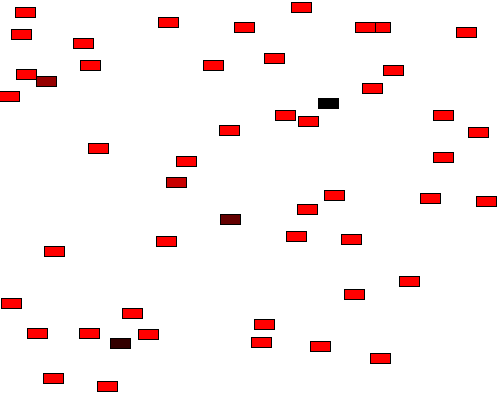
Frame 1 (no input)
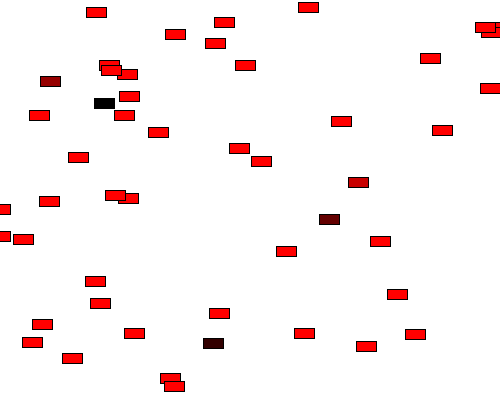
Frame 60 (the mouse pressed at the canvas centre just before this capture)
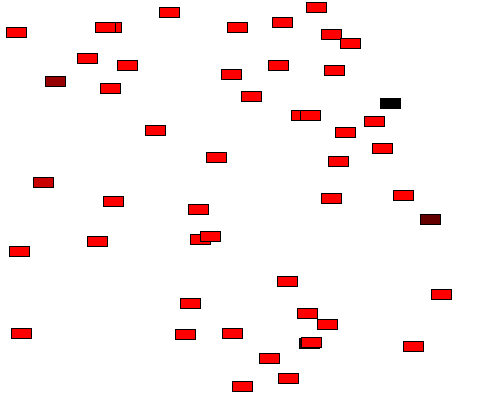
Frame 120 (the mouse held since frame 60 and released just before this capture)

The Processing sketch that drew these frames (run headless with seeded random() and noise(); from frame 60 on, the mouse is pressed at the canvas centre):

// Processing sketch: processing_138334
// ── processing_138334.pde

// Example: 50 cars!
Car[] cars = new Car[50];


void setup() {
  size(500,400);
  for (int i = 0; i < cars.length; i++)
  {
  cars[i] = new Car(color((i*50),0,0),random(width),random(height),random(5)); 
  } 
}

void draw() {
  background(255);
  for (int i = 0; i < cars.length; i++)
  {
  cars[i].drive();
  cars[i].display();
  } 

}

// Even though there are multiple objects, we still only need one class. 
// No matter how many cookies we make, only one cookie cutter is needed.
class Car { 
  color c;
  float xpos;
  float ypos;
  float xspeed;

  // The Constructor is defined with arguments.
  Car(color tempC, float tempXpos, float tempYpos, float tempXspeed) { 
    c = tempC;
    xpos = tempXpos;
    ypos = tempYpos;
    xspeed = tempXspeed;
  }

  void display() {
    stroke(0);
    fill(c);
    rectMode(CENTER);
    rect(xpos,ypos,20,10);
  }

  void drive() {
    xpos = xpos + xspeed;
    if (xpos > width) {
      xpos = 0;
    }
  }
}
